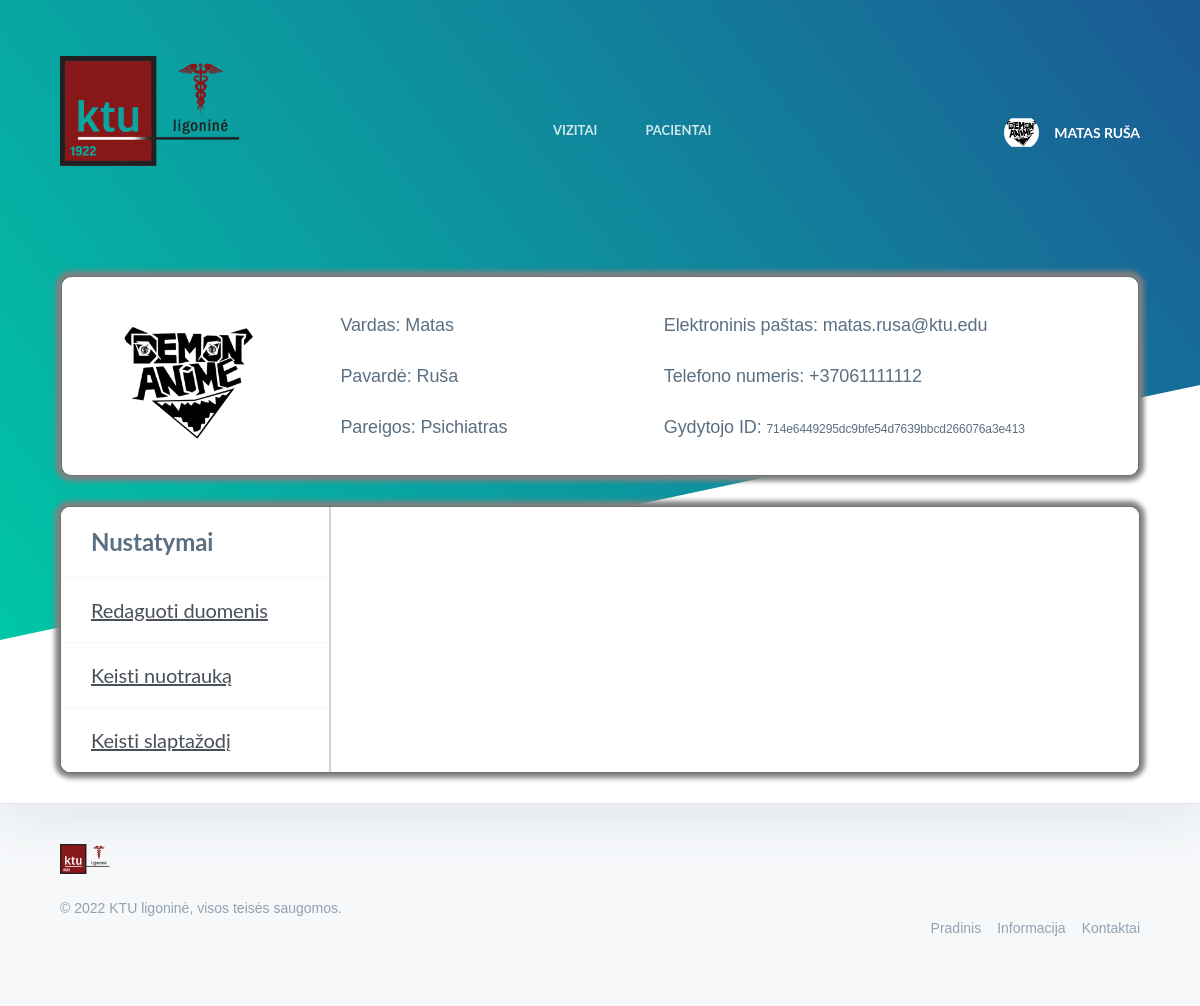
Page /paskyra (signed in) on the committed database.
### app.py (models this page shows, shortened)
class User(db.Model, UserMixin):
    unique_id = db.Column(db.String(20), primary_key = True, unique = True)
    first_name = db.Column(db.String(20))
    last_name = db.Column(db.String(20))
    personal_code = db.Column(db.String(11))
    email = db.Column(db.String(50))
    phone = db.Column(db.String(15))
    position = db.Column(db.String(50))
    working_hours = db.Column(db.String(300))
    password = db.Column(db.String(50))
    image_url = db.Column(db.String(100))

### app.py (the view, shortened to what this page needs)
@login_required
@app.route("/paskyra", methods=['GET','POST'])
def account():
    user = User.query.filter_by(unique_id = current_user.unique_id).first()
    vizitas = Visits.query.filter_by(user_unique_id = current_user.unique_id).first()
    changepass = ChangePass()
    changedata = ChangeData()
    changeimage = ChangeImage()
    message = ''
    msg_color = 'white'
    if user.position == 'Pacientas':
        load = 'account_patient.html'
    elif user.position == 'Administratorius':
        load = 'account_admin.html'
    else:
        load = 'account_doctor.html'
    return render_template(load, user = current_user, changepass = changepass, changedata = changedata, changeimage = changeimage)

### app.py (called while the page is built)
@user_login.user_loader
def load_user(user_id):
    return User.query.get(user_id)

### templates/account_doctor.html (shortened to what this page needs)
<!DOCTYPE html>
<html lang="lt">
<head>
    <link href="https://cdn.jsdelivr.net/npm/bootstrap@4.5.0/dist/css/bootstrap.min.css" rel="stylesheet">
	<link href="{{ url_for('static', filename='styles/account/style.css') }}" type="text/css" rel="stylesheet">
</head>
<body class="is-boxed has-animations">
	<div class="body-wrap boxed-container">
		<header class="site-header">
            <div class="container">
                <div class="site-header-inner">
                    <div class="brand header-brand">
                        <h1 class="m-0">
                            <a href="#">
                                <svg width="32" height="32" viewBox="0 0 32 32" xmlns="http://www.w3.org/2000/svg">
                                    <title>KTU ligonine</title>
                                    <defs>
										<div id="header" style="min-width:200px;">
                                            <a href="{{ url_for('home') }}"><img class="main-logo" src="{{ url_for('static', filename='logo.png') }}/" alt=""></a>
										</div>
                                    </defs>
                                    <path d="M16 32C7.163 32 0 24.837 0 16S7.163 0 16 0s16 7.163 16 16-7.163 16-16 16zm0-10a6 6 0 1 0 0-12 6 6 0 0 0 0 12z" fill="url(#logo-gradient)" fill-rule="evenodd"/>
                                </svg>
                            </a>
                        </h1>
                    </div>
                    <ul class="header-links list-reset m-0 menu-pos">
						<li><a href="{{ url_for('med_visits') }}">Vizitai</a></li>
						<li><a href="{{ url_for('patient_history_medics') }}">Pacientai</a></li>
					</ul>
                    <div class="navbar_right menu-pos">
                        <img src="{{ url_for('static', filename='user_images/' + user.image_url) }}" alt="profile_pic" style="position: absolute; border-radius: 50%;">
                        <div class="dropdown">
                            <span class="username" style="padding-left: 50px;">{{ user.first_name }} {{ user.last_name }} </span>
                        </div>
                	</div>
                </div>
            </div>
        </header>
    <div class="card overflow-hidden" style="width:1078px;margin:0 auto;float:none;margin-bottom:30px;border-radius:10px;box-shadow: 0px 0px 5px 5px grey; padding-top: 50px; margin-top: 30px;">
        <div class="col-md-9" style="text-align:left; width: 100%;">
            <div class="tab-content" style="width: 1078px;">
                <div class="column user-column1">
					<img src="{{ url_for('static', filename='user_images/' + user.image_url) }}" class="user-image">
				</div>
				<div class="column user-column2">
					<p class="user-info">Vardas: {{ user.first_name}}</p>
					<p class="user-info">Pavardė: {{ user.last_name }}</p>
					<p class="user-info">Pareigos: {{ user.position }}</p>
				</div>
				<div class="column user-column3">
					<p class="user-info">Elektroninis paštas: {{ user.email }}</p>
					<p class="user-info">Telefono numeris: {{ user.phone }}</p>
                    <p class="user-info">Gydytojo ID: <a class="user-smalltext">{{ user.unique_id }}</a></p>
				</div>
            </div>
        </div>
    </div>
    <div class="container light-style flex-grow-1 container-p-y">
        <div class="card overflow-hidden" style="border-radius:10px;box-shadow: 0px 0px 5px 5px grey">
            <div class="row no-gutters row-bordered row-border-light">
                <div class="col-md-3 pt-0" style="border-right: 2px solid lightgrey;">
                    <div class="list-group list-group-flush account-settings-links">
                    <a style="font-size:24px" class="list-group-item" label="#account-general"> <b> Nustatymai </b></a>
                    <a class="list-group-item list-group-item-action" data-toggle="list" href="#account-info">Redaguoti duomenis</a>
                    <a class="list-group-item list-group-item-action" data-toggle="list" href="#account-change-image">Keisti nuotrauką</a>
                    <a class="list-group-item list-group-item-action" data-toggle="list" href="#account-change-password">Keisti slaptažodį</a>
                    </div>
                </div>
                <div class="col-md-9">
            </div>
        </div>
    </div>
</div>
</div>
	<footer class="site-footer">
            <div class="container">
                <div class="site-footer-inner">
                    <div class="brand footer-brand">
                        <a href="#">
                            <img src="{{ url_for('static', filename='logo.png') }}" alt="" width="50" height="50" viewBox="0 0 32 32">
                        </a>
                    </div>
                    <ul class="footer-links list-reset">
                        <li>
                            <a href="{{ url_for('home') }}">Pradinis</a>
                        </li>
                        <li>
                            <a href="{{ url_for('info') }}">Informacija</a>
                        </li>
                        <li>
                            <a href="{{ url_for('contacts') }}">Kontaktai</a>
                        </li>
                    </ul>
                    <div class="footer-copyright">&copy; 2022 KTU ligoninė, visos teisės saugomos.</div>
                </div>
            </div>
        </footer>
</body>
</body>
</html>

### rows in the picture
User: image_url (picture), first_name "MATAS", last_name "RUŠA", first_name "Matas", last_name "Ruša", position "Psichiatras", email "matas.rusa@ktu.edu", phone "+37061111112", unique_id "714e6449295dc9bfe54d7639bbcd266076a3e413"
